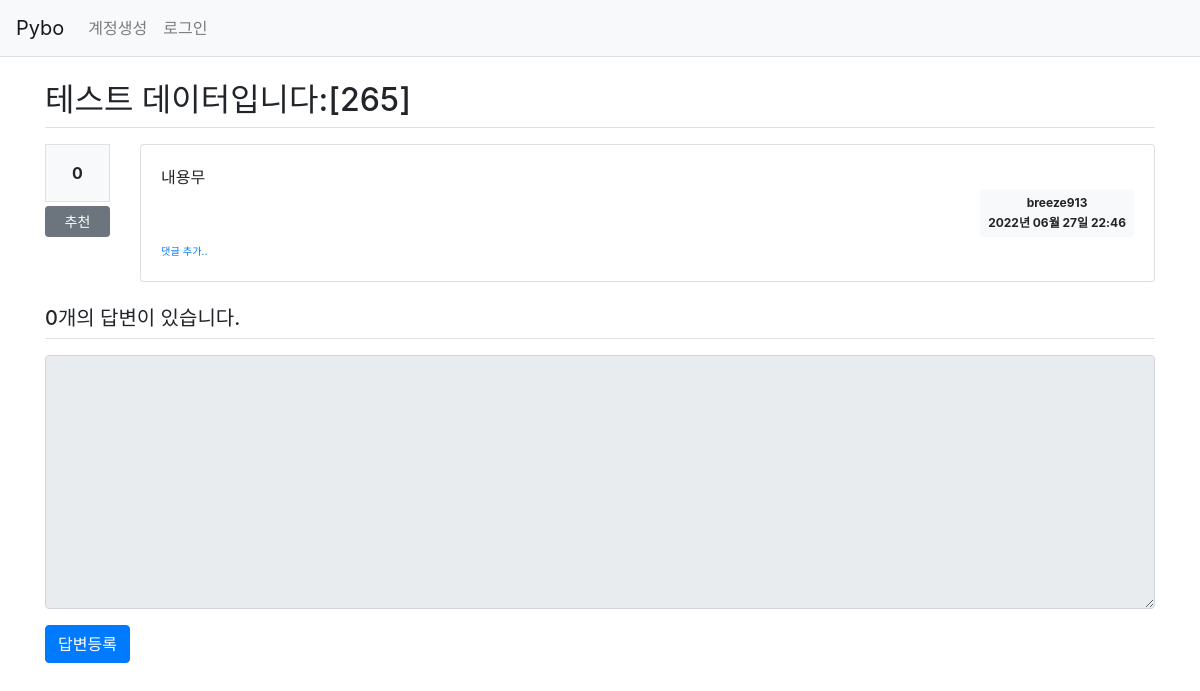
The page /question/detail/272/ on the database as committed earlier.
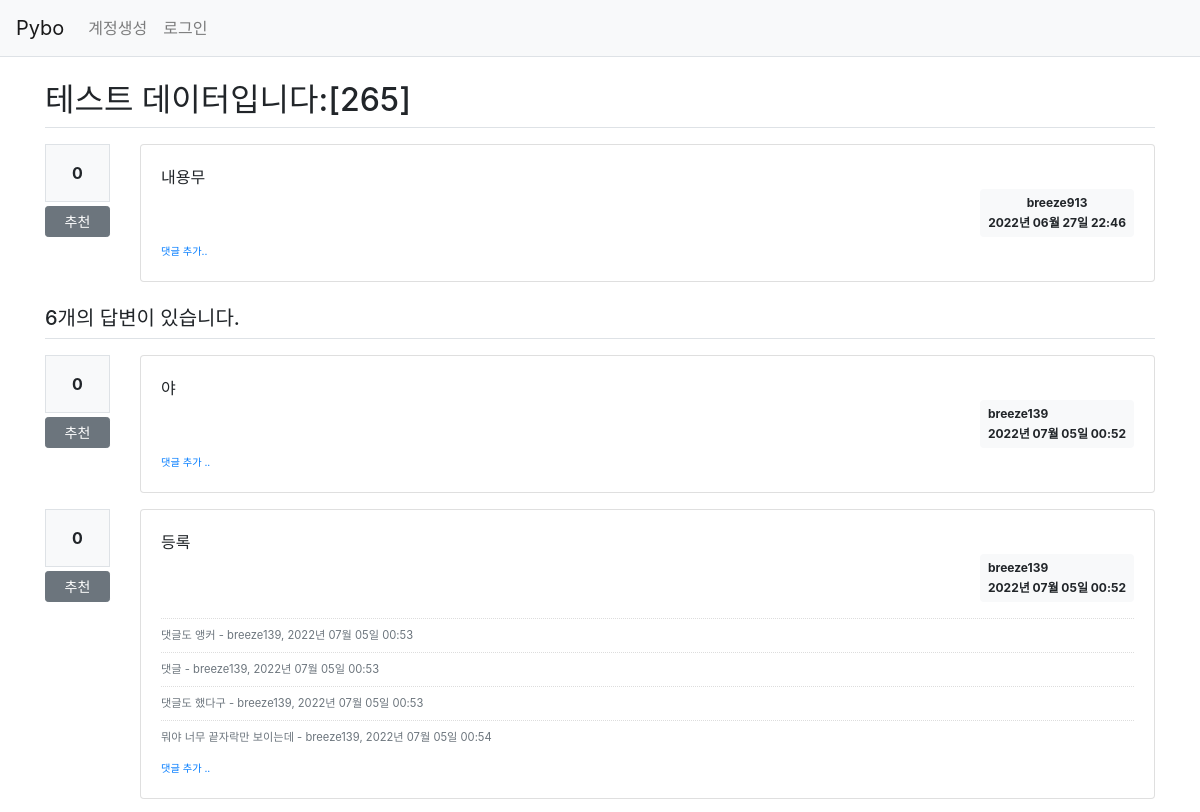
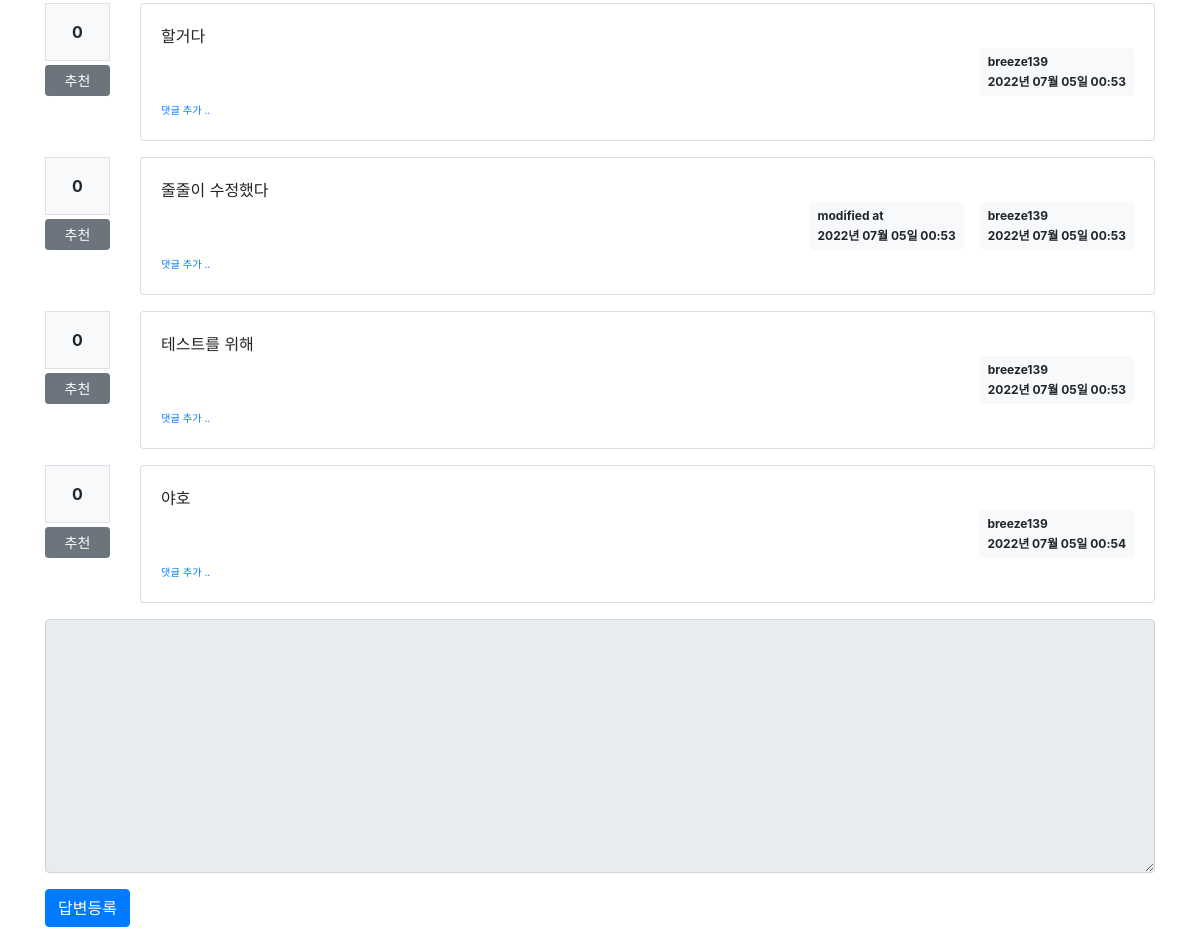
The same page on the database as committed later (2 pictures, top to bottom).
### pybo/models.py (models this page shows)
class Question(db.Model):
    id = db.Column(db.Integer, primary_key=True)
    subject = db.Column(db.String(200), nullable=False)
    content = db.Column(db.Text(), nullable=False)
    create_date = db.Column(db.DateTime(), nullable=False)
    user_id = db.Column(db.Integer, db.ForeignKey(
        'user.id', ondelete='CASCADE'), nullable=False)
    user = db.relationship('User', backref=db.backref('question_set'))
    modify_date = db.Column(db.DateTime(), nullable=True)
    voter = db.relationship('User', secondary=question_voter, backref=db.backref('question_voter_set'))

class User(db.Model):
    id = db.Column(db.Integer, primary_key=True)
    username = db.Column(db.String(150), unique=True, nullable=False)
    password = db.Column(db.String(200), nullable=False)
    email = db.Column(db.String(120), unique=True, nullable=False)

class Answer(db.Model):
    id = db.Column(db.Integer, primary_key=True)
    question_id = db.Column(db.Integer, db.ForeignKey('question.id', ondelete='CASCADE'))
    question = db.relationship('Question', backref=db.backref('answer_set',))
    content = db.Column(db.Text(), nullable=False)
    create_date = db.Column(db.DateTime(), nullable=False)
    user_id = db.Column(db.Integer, db.ForeignKey('user.id', ondelete='CASCADE'), nullable=False)
    user = db.relationship('User', backref=db.backref('answer_set'))
    modify_date = db.Column(db.DateTime(), nullable=True)
    voter = db.relationship('User', secondary=answer_voter, backref=db.backref('answer_voter_set'))

class Comment(db.Model):
    id = db.Column(db.Integer, primary_key=True)
    user_id = db.Column(db.Integer, db.ForeignKey('user.id', ondelete='CASCADE'), nullable=False)
    user = db.relationship('User', backref=db.backref('comment_set'))
    content = db.Column(db.Text(), nullable=False)
    create_date = db.Column(db.DateTime(), nullable=False)
    modify_date = db.Column(db.DateTime())
    question_id = db.Column(db.Integer, db.ForeignKey('question.id', ondelete='CASCADE'), nullable=True)
    question = db.relationship('Question', backref=db.backref('comment_set'))
    answer_id = db.Column(db.Integer, db.ForeignKey('answer.id', ondelete='CASCADE'), nullable=True)
    answer = db.relationship('Answer', backref=db.backref('comment_set'))

### pybo/views/question_views.py (the view)
@bp.route('/detail/<int:question_id>/')
def detail(question_id):
    form = AnswerForm()
    question = Question.query.get_or_404(question_id)
    return render_template('question/question_detail.html',
                           question=question, form=form)

### pybo/forms.py
class AnswerForm(FlaskForm):
    content = TextAreaField('내용', validators=[DataRequired('내용은 필수 입력 항목입니다.')])

### pybo/filter.py (called while the page is built)
def format_datetime(value, fmt="%Y년 %m월 %d일 %H:%M"):
    return value.strftime(fmt)

### pybo/views/auth_views.py (called while the page is built)
@bp.before_app_request
def load_logged_in_user():
    user_id = session.get('user_id')
    if user_id is None:
        g.user = None
    else:
        g.user = User.query.get(user_id)

### pybo/templates/question/question_detail.html (shortened to what this page needs)
{% extends 'base.html' %}
{% block content %}
<div class="container my-3">
    <h2 class="border-bottom py-2">{{ question.subject }}</h2>
    <div class="row my-3">
        <div class="col-1">
            <div class="bg-light text-center p-3 border font-weight-bolder mb-1">{{question.voter|length}}</div>
            <a href="#" data-uri="{{url_for('vote.question', question_id=question.id)}}" class="recommend btn btn-sm btn-secondary btn-block my-1">추천</a>
        </div>
        <div class="col-11">
            <div class="card">
                <div class="card-body">
                    <div class="card-text" style="white-space: pre-line;">{{ question.content }}</div>
                    <div class="d-flex justify-content-end">
                        <div class="badge badge-light p-2">
                            <div class="mb-2">{{ question.user.username }}</div>
                            <div>{{ question.create_date|datetime }}</div>
                        </div>
                    </div>
                    <div>
                        <a href="{{ url_for('comment.create_question', question_id=question.id) }}" class="small"><small>댓글 추가..</small></a>
                    </div>
                </div>
            </div>
        </div>
    </div>
    <h5 class="border-bottom my-3 py-2">{{ question.answer_set|length }}개의 답변이 있습니다.</h5>
    {% for answer in question.answer_set %}
     <div class="row my-3">
        <div class="col-1">
            <div class="bg-light text-center p-3 border font-weight-bolder mb-1">{{answer.voter|length}}</div>
            <a href="#" data-uri="{{url_for('vote.answer', answer_id=answer.id)}}" class="recommend btn btn-sm btn-secondary btn-block my-1">추천</a>
        </div>
         <div class="col-11">
             <div class="card">
                <div class="card-body">
                    <div class="card-text" style="white-space: pre-line;">{{ answer.content }}</div>
                    <div class="d-flex justify-content-end">
                        {% if answer.modify_date %}
                        <div class="badge badge-light p-2 text-left mx-3">
                            <div class="mb-2">modified at</div>
                            <div>{{ answer.modify_date|datetime }}</div>
                        </div>
                        {% endif %}
                        <div class="badge badge-light p-2 text-left">
                            <div class="mb-2">{{ answer.user.username }}</div>
                            <div>{{ answer.create_date |datetime}}</div>
                        </div>
                    </div>
                    {% if answer.comment_set|length > 0 %}
                    <div class="mt-3">
                    {% for comment in answer.comment_set %}
                        <div class="comment py-2 text-muted">
                            <span style="white-space: pre-line; ">{{ comment.content }}</span>
                            <span>
                                - {{ comment.user.username }}, {{ comment.create_date|datetime }}
                            </span>
                        </div>
                    {% endfor %}
                    </div>
                    {% endif %}
                    <div>
                        <a href="{{ url_for('comment.create_answer', answer_id=answer.id) }}" class="small"><small>댓글 추가 ..</small></a>
                    </div>
                </div>
            </div>
        </div>
     </div>
    {% endfor %}
    <form action="{{ url_for('answer.create', question_id=question.id) }}" method="post" class="my-3">
        <div class="form-group">
            <textarea {% if not g.user %}disabled{% endif %} name="content" id="content" class="form-control" rows="10"></textarea>
        </div>
        <input type="submit" value="답변등록" class="btn btn-primary">
    </form>
</div>
{% endblock %}

### pybo/templates/base.html (shortened to what this page needs)
<!DOCTYPE html>
<html lang="en">
<head>
    <link rel="stylesheet" href="{{url_for('static',filename='bootstrap.min.css')}}">
    <link rel="stylesheet" href="{{url_for('static',filename='style.css')}}">
</head>
<body>
{% include "navbar.html" %}
{% block content %}
{% endblock %}
</body>
</html>

### pybo/templates/navbar.html (shortened to what this page needs)
<nav class="navbar navbar-expand-lg navbar-light bg-light border-bottom">
    <a class="navbar-brand" href="{{url_for('main.index')}}">Pybo</a>
    <div class="collapse navbar-collapse flex-grow-0" id="navbarNav">
        {% if g.user %}
        <ul class="navbar-nav">
            <li class="nav-item">
                <a class="nav-link" href="{{ url_for('auth.logout') }}">{{ g.user.username }}(로그아웃)</a>
            </li>
        </ul>
        {% else %}
        <ul class="navbar-nav">
            <li class="nav-item">
                <a class="nav-link" href="{{ url_for('auth.signup') }}">계정생성</a>
            </li>
            <li class="nav-item">
                <a class="nav-link" href="{{ url_for('auth.login') }}">로그인</a>
            </li>
        </ul>
        {% endif %}
    </div>
</nav>

### pybo/static/style.css (style rules this page uses)
.comment { border-top : dotted 1px #ddd; font-size:0.7em; }

Rows that differ between the two databases and show on the page:
added Answer: voter|length "0", content "야", user.username "breeze139", create_date "2022년 07월 05일 00:52"
added Answer: voter|length "0", content "등록", user.username "breeze139", create_date "2022년 07월 05일 00:52"
added Comment: content "댓글도 앵커", user.username "breeze139", create_date "2022년 07월 05일 00:53"
added Comment: content "댓글", user.username "breeze139", create_date "2022년 07월 05일 00:53"
added Comment: content "댓글도 했다구", user.username "breeze139", create_date "2022년 07월 05일 00:53"
added Comment: content "뭐야 너무 끝자락만 보이는데", user.username "breeze139", create_date "2022년 07월 05일 00:54"
added Answer: voter|length "0", content "할거다", user.username "breeze139", create_date "2022년 07월 05일 00:53"
added Answer: voter|length "0", content "줄줄이 수정했다", modify_date "2022년 07월 05일 00:53", user.username "breeze139", create_date "2022년 07월 05일 00:53"
added Answer: voter|length "0", content "테스트를 위해", user.username "breeze139", create_date "2022년 07월 05일 00:53"
added Answer: voter|length "0", content "야호", user.username "breeze139", create_date "2022년 07월 05일 00:54"
Other text that changed with them:
{{ question.answer_set|length }}: "0" → "6"
